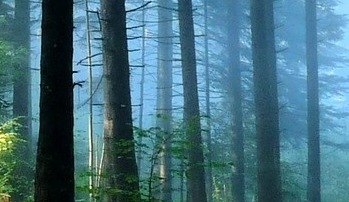
#> input picture ps1/1.wide.png, 349 x 202 px
$ python convert_test.py   (Python 2 division)
#> lines starting #> are read from the running program, lines starting #| are printed output that depends on the picture
import numpy as np
import cv2

image = cv2.imread('1.wide.png')
#> image is the input picture: shape (202, 349, 3); mean B, G, R 127.7, 113.2, 69.1
grayscale_image = cv2.cvtColor(image, cv2.COLOR_BGR2GRAY)
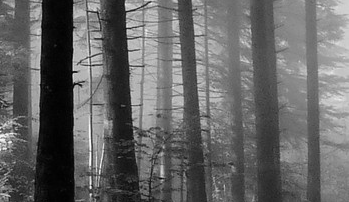
#> grayscale_image: shape (202, 349); min 1, max 250, mean 101.7
cv2.imwrite('1.wide.grayscale.png',grayscale_image)
image_blue = np.copy(image)[:, :, 0]
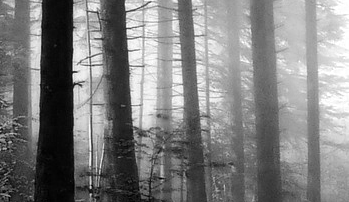
#> image_blue: shape (202, 349); min 0, max 255, mean 127.7
cv2.imwrite('1.wide.blue.png',image_blue)
image_green = np.copy(image)[:, :, 1]
cv2.imwrite('1.wide.green.png',image_green)
image_red = np.copy(image)[:, :, 2]
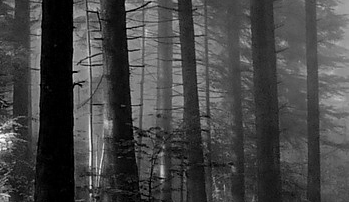
#> image_red: shape (202, 349); min 0, max 252, mean 69.1
cv2.imwrite('1.wide.red.png',image_red)

print "DONE"
